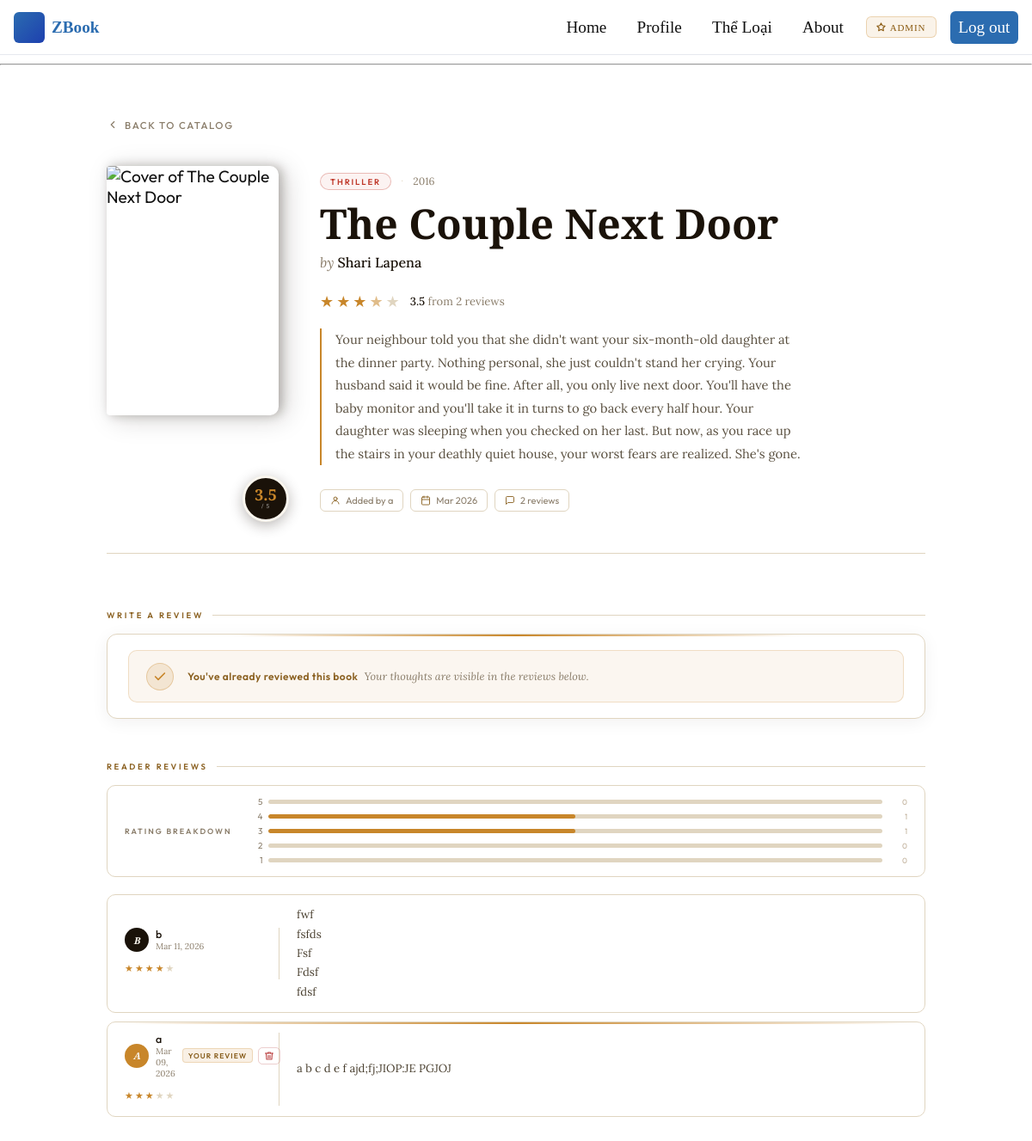
Page /book/2 (signed in) on the committed database.
### app/models.py (models this page shows, shortened)
class Review(db.Model):
    id: so.Mapped[int] = so.mapped_column(primary_key=True)
    body: so.Mapped[str] = so.mapped_column(sa.String(2000))
    rating: so.Mapped[int] = so.mapped_column(sa.Integer)  # 1–5
    timestamp: so.Mapped[datetime] = so.mapped_column(
        index=True, default=lambda: datetime.now(timezone.utc))
    user_id: so.Mapped[int] = so.mapped_column(sa.ForeignKey(User.id), index=True)
    book_id: so.Mapped[int] = so.mapped_column(sa.ForeignKey(Book.id), index=True)
    author: so.Mapped[User] = so.relationship(back_populates='reviews')
    book: so.Mapped[Book] = so.relationship(back_populates='reviews')

class Book(db.Model):
    id: so.Mapped[int] = so.mapped_column(primary_key=True)
    title: so.Mapped[str] = so.mapped_column(sa.String(200), nullable=False)
    author: so.Mapped[str] = so.mapped_column(sa.String(200), nullable=False)
    genre: so.Mapped[Optional[str]] = so.mapped_column(sa.String(64))
    year: so.Mapped[Optional[int]] = so.mapped_column(sa.Integer)
    description: so.Mapped[Optional[str]] = so.mapped_column(sa.String(500))
    cover_data: so.Mapped[Optional[bytes]] = so.mapped_column(sa.LargeBinary)
    cover_mimetype: so.Mapped[Optional[str]] = so.mapped_column(sa.String(32))
    timestamp: so.Mapped[datetime] = so.mapped_column(
        index=True, default=lambda: datetime.now(timezone.utc))
    added_by: so.Mapped[int] = so.mapped_column(sa.ForeignKey(User.id), index=True)
    added_by_user: so.Mapped[User] = so.relationship(back_populates='books')
    reviews: so.Mapped[list['Review']] = so.relationship(
        back_populates='book', cascade='all, delete-orphan', lazy='selectin')
    @property
    def avg_rating(self):
        if not self.reviews:
            return None
        return round(sum(r.rating for r in self.reviews) / len(self.reviews), 1)
    @property
    def review_count(self):
        return len(self.reviews)

class User(UserMixin, db.Model):
    id: so.Mapped[int] = so.mapped_column(primary_key=True)
    username: so.Mapped[str] = so.mapped_column(sa.String(64), index=True, unique=True)
    email: so.Mapped[str] = so.mapped_column(sa.String(120), index=True, unique=True)
    password_hash: so.Mapped[Optional[str]] = so.mapped_column(sa.String(256))
    role: so.Mapped[str] = so.mapped_column(sa.String(16), nullable=False, default='customer')
    books: so.WriteOnlyMapped['Book'] = so.relationship(back_populates='added_by_user')  # FIXED
    reviews: so.WriteOnlyMapped['Review'] = so.relationship(back_populates='author')
    @property
    def is_admin(self):
        return self.role == 'admin'

### app/routes.py (the view, shortened to what this page needs)
@app.route('/book/<int:book_id>', methods=['GET', 'POST'])
@login_required
def book_detail(book_id):
    book = db.session.get(Book, book_id)
    if book is None:
        abort(404)
    existing_review = db.session.scalar(
        sa.select(Review).where(
            Review.book_id == book_id,
            Review.user_id == current_user.id
        )
    )
    form = ReviewForm()
    reviews = db.session.scalars(
        sa.select(Review)
        .where(Review.book_id == book_id)
        .order_by(Review.timestamp.desc())
    ).all()
    return render_template(
        'book_detail.html',
        title=book.title,
        book=book,
        reviews=reviews,
        existing_review=existing_review,
        form=form
    )

### app/models.py (called while the page is built)
@login.user_loader
def load_user(id):
    return db.session.get(User, int(id))

### app/templates/book_detail.html (shortened to what this page needs)
{% extends "base.html" %}
{% block content %}
{% set spine_colors = ['#2c3e50','#8b3a3a','#2e5339','#5d4037','#1a4f72','#6d4c8b','#7b4f3a','#1b6b5a'] %}
{% set color = spine_colors[book.id % spine_colors|length] %}
<div class="detail-page">
    <a href="{{ url_for('index') }}" class="back-link">
        <svg width="14" height="14" viewBox="0 0 24 24" fill="none" stroke="currentColor" stroke-width="2" stroke-linecap="round" stroke-linejoin="round"><polyline points="15 18 9 12 15 6"/></svg>
        Back to catalog
    </a>
    <div class="book-hero">
        <div class="hero-cover-wrap">
            {% if book.cover_data %}
                <img class="hero-cover" src="{{ url_for('book_cover', book_id=book.id) }}" alt="Cover of {{ book.title }}">
            {% else %}
                <div class="hero-spine" style="background: linear-gradient(160deg, {{ color }}, {{ color }}bb);">
                    {{ book.title[0].upper() }}
                </div>
            {% endif %}
            {% if book.avg_rating %}
            <div class="cover-rating-badge">
                <span class="badge-score">{{ book.avg_rating }}</span>
                <span class="badge-label">/ 5</span>
            </div>
            {% endif %}
        </div>
        <div class="hero-text">
            <div class="hero-genre-year">
                {% if book.genre %}<span class="genre-pill">{{ book.genre }}</span>{% endif %}
                {% if book.year %}
                    {% if book.genre %}<span class="dot-sep">·</span>{% endif %}
                    <span class="year-chip">{{ book.year }}</span>
                {% endif %}
            </div>
            <h1 class="hero-title">{{ book.title }}</h1>
            <p class="hero-author">by <strong>{{ book.author }}</strong></p>
            {% if book.avg_rating %}
            <div class="stars-row">
                <div class="stars">
                    {% set avg = book.avg_rating %}
                    {% for i in range(1, 6) %}
                        {% if i <= avg|int %}<span class="star filled">★</span>
                        {% elif i - 0.5 <= avg %}<span class="star half">★</span>
                        {% else %}<span class="star">★</span>
                        {% endif %}
                    {% endfor %}
                </div>
                <span class="rating-summary">
                    <strong>{{ book.avg_rating }}</strong> from
                    {{ book.review_count }} review{{ 's' if book.review_count != 1 else '' }}
                </span>
            </div>
            {% else %}
            <div class="stars-row">
                <div class="stars">{% for i in range(5) %}<span class="star">★</span>{% endfor %}</div>
                <span class="rating-summary">No reviews yet — be the first</span>
            </div>
            {% endif %}
            {% if book.description %}
            <p class="hero-description">{{ book.description }}</p>
            {% endif %}
            <div class="meta-chips">
                <span class="meta-chip">
                    <svg width="12" height="12" viewBox="0 0 24 24" fill="none" stroke="currentColor" stroke-width="1.8" stroke-linecap="round" stroke-linejoin="round"><circle cx="12" cy="8" r="4"/><path d="M4 20c0-3.866 3.582-7 8-7s8 3.134 8 7"/></svg>
                    Added by {{ book.added_by_user.username }}
                </span>
                <span class="meta-chip">
                    <svg width="12" height="12" viewBox="0 0 24 24" fill="none" stroke="currentColor" stroke-width="1.8" stroke-linecap="round" stroke-linejoin="round"><rect x="3" y="4" width="18" height="18" rx="2"/><line x1="16" y1="2" x2="16" y2="6"/><line x1="8" y1="2" x2="8" y2="6"/><line x1="3" y1="10" x2="21" y2="10"/></svg>
                    {{ book.timestamp.strftime('%b %Y') }}
                </span>
                <span class="meta-chip">
                    <svg width="12" height="12" viewBox="0 0 24 24" fill="none" stroke="currentColor" stroke-width="1.8" stroke-linecap="round" stroke-linejoin="round"><path d="M21 15a2 2 0 0 1-2 2H7l-4 4V5a2 2 0 0 1 2-2h14a2 2 0 0 1 2 2z"/></svg>
                    {{ book.review_count }} review{{ 's' if book.review_count != 1 else '' }}
                </span>
            </div>
        </div>
    </div>
    <div class="detail-body">
        <div class="review-sidebar">
            <p class="section-eyebrow">Write a Review</p>
            {% if existing_review %}
                <div class="form-card">
                    <div class="already-reviewed">
                        <div class="check-icon">
                            <svg width="16" height="16" viewBox="0 0 24 24" fill="none" stroke="currentColor" stroke-width="2.5" stroke-linecap="round" stroke-linejoin="round"><polyline points="20 6 9 17 4 12"/></svg>
                        </div>
                        <p><strong>You've already reviewed this book</strong> Your thoughts are visible in the reviews below.</p>
                    </div>
                </div>
            {% endif %}
        </div>
        <div class="reviews-col">
            <p class="section-eyebrow">Reader Reviews</p>
            {% if reviews %}
                {% if book.review_count >= 2 %}
                <div class="rating-dist">
                    <div class="rating-dist-title">Rating breakdown</div>
                    <div class="dist-rows">
                        {% for star in [5,4,3,2,1] %}
                            {% set count = reviews | selectattr('rating', 'equalto', star) | list | length %}
                            {% set pct = (count / book.review_count * 100) | round | int %}
                            <div class="dist-row">
                                <span class="dist-label">{{ star }}</span>
                                <div class="dist-bar-wrap"><div class="dist-bar-fill" style="width: {{ pct }}%"></div></div>
                                <span class="dist-count">{{ count }}</span>
                            </div>
                        {% endfor %}
                    </div>
                </div>
                {% endif %}
                <div class="reviews-list">
                    {% for review in reviews %}
                    {% set is_own = (review.user_id == current_user.id) %}
                    <div class="review-card {% if is_own %}own-review{% endif %}">
                        <div class="review-left">
                            <div class="review-header">
                                <div class="reviewer-info">
                                    <div class="reviewer-avatar {% if is_own %}own{% endif %}">
                                        {{ review.author.username[0].upper() }}
                                    </div>
                                    <div>
                                        <div class="reviewer-name">{{ review.author.username }}</div>
                                        <div class="reviewer-date">{{ review.timestamp.strftime('%b %d, %Y') }}</div>
                                    </div>
                                </div>
                                {% if is_own %}
                                <div class="own-review-actions">
                                    <span class="own-tag">Your review</span>
                                    <form method="post" action="{{ url_for('delete_review', review_id=review.id) }}" onsubmit="return confirm('Delete your review?')">
                                        <button type="submit" class="delete-review-btn" title="Delete review">
                                            <svg width="12" height="12" viewBox="0 0 24 24" fill="none" stroke="currentColor" stroke-width="2.2" stroke-linecap="round" stroke-linejoin="round">
                                                <polyline points="3 6 5 6 21 6"/><path d="M19 6l-1 14H6L5 6"/><path d="M10 11v6"/><path d="M14 11v6"/><path d="M9 6V4h6v2"/>
                                            </svg>
                                        </button>
                                    </form>
                                </div>
                                {% endif %}
                            </div>
                            <div class="review-stars">
                                {% for i in range(1, 6) %}
                                    <span class="star {% if i <= review.rating %}filled{% endif %}">★</span>
                                {% endfor %}
                            </div>
                        </div>
                        <div class="review-right">
                            <p class="review-body">{{ review.body }}</p>
                        </div>
                    </div>
                    {% endfor %}
                </div>
            {% else %}
                <div class="no-reviews">
                    <div class="icon">✍️</div>
                    <p>No reviews yet. Be the first to share your thoughts on <em>{{ book.title }}</em>.</p>
                </div>
            {% endif %}
        </div>
    </div>
</div>
{% endblock %}

### app/templates/base.html (style rules this page uses)
:root { --bg:#ffffff; --accent:#2b6cb0; --muted:#6b7280; --nav-height:64px; }
* { box-sizing:border-box }
body { margin:0;font-family:'Times New Roman', Times, serif;color:#111;background:var(--bg); font-size: 1.2rem; }
h1 { margin:0 0 0.5rem 0 }

### rows in the picture
Review: avg_rating "3.5", author "A", author.username "a", timestamp "Mar 09, 2026", body "a b c d e f ajd;fj;JIOP:JE PGJOJ"
Book: genre "THRILLER", year "2016", title "The Couple Next Door", author "Shari Lapena", description "Your neighbour told you that she didn't want your six-month-old daughter at the dinner party. Nothing personal, she just couldn't stand her crying. Your husband said it would be fine. After all, you only live next door. You'll have the baby monitor and you'll take it in turns to go back every half hour. Your daughter was sleeping when you checked on her last. But now, as you race up the stairs in your deathly quiet house, your worst fears are realized. She's gone.", timestamp "Mar 2026"
User: added_by_user.username "a"
Review: author "B", author.username "b", timestamp "Mar 11, 2026", body "fwf fsfds Fsf Fdsf fdsf"

### other values in the picture
{{ book.review_count }} "2"
{{ 's' if book.review_count != 1 else '' }} "s"
{{ star }} "5" "4" "3" "2" "1"
{{ count }} "0" "1" "1" "0" "0"
